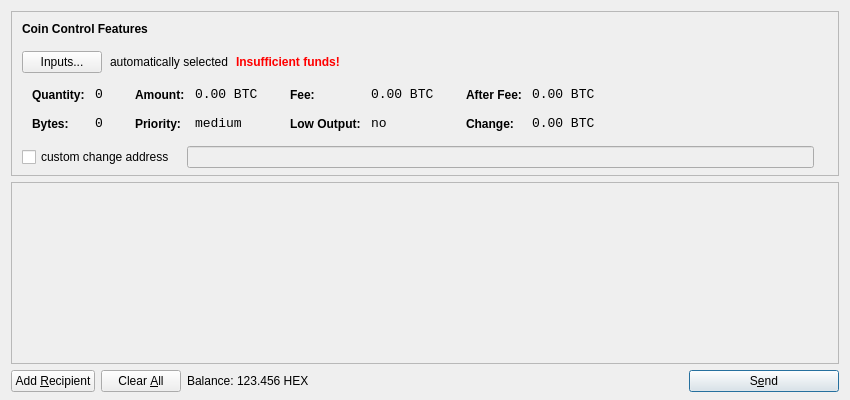
<?xml version="1.0" encoding="UTF-8"?>
<ui version="4.0">
 <class>SendCoinsDialog</class>
 <widget class="QDialog" name="SendCoinsDialog">
  <property name="geometry">
   <rect>
    <x>0</x>
    <y>0</y>
    <width>850</width>
    <height>400</height>
   </rect>
  </property>
  <property name="windowTitle">
   <string>Send Coins</string>
  </property>
  <layout class="QVBoxLayout" name="verticalLayout" stretch="0,1,0">
   <property name="bottomMargin">
    <number>8</number>
   </property>
   <item>
    <widget class="QFrame" name="frameCoinControl">
     <property name="sizePolicy">
      <sizepolicy hsizetype="Expanding" vsizetype="Expanding">
       <horstretch>0</horstretch>
       <verstretch>0</verstretch>
      </sizepolicy>
     </property>
     <property name="maximumSize">
      <size>
       <width>16777215</width>
       <height>16777215</height>
      </size>
     </property>
     <property name="frameShape">
      <enum>QFrame::StyledPanel</enum>
     </property>
     <property name="frameShadow">
      <enum>QFrame::Sunken</enum>
     </property>
     <layout class="QVBoxLayout" name="verticalLayoutCoinControl2">
      <property name="spacing">
       <number>-1</number>
      </property>
      <property name="leftMargin">
       <number>0</number>
      </property>
      <property name="topMargin">
       <number>0</number>
      </property>
      <property name="rightMargin">
       <number>0</number>
      </property>
      <property name="bottomMargin">
       <number>6</number>
      </property>
      <item>
       <layout class="QVBoxLayout" name="verticalLayoutCoinControl" stretch="0,0,0,0,1">
        <property name="spacing">
         <number>0</number>
        </property>
        <property name="leftMargin">
         <number>10</number>
        </property>
        <property name="topMargin">
         <number>10</number>
        </property>
        <item>
         <layout class="QHBoxLayout" name="horizontalLayoutCoinControl1">
          <property name="bottomMargin">
           <number>15</number>
          </property>
          <item>
           <widget class="QLabel" name="labelCoinControlFeatures">
            <property name="sizePolicy">
             <sizepolicy hsizetype="Preferred" vsizetype="Maximum">
              <horstretch>0</horstretch>
              <verstretch>0</verstretch>
             </sizepolicy>
            </property>
            <property name="font">
             <font>
              <weight>75</weight>
              <bold>true</bold>
             </font>
            </property>
            <property name="styleSheet">
             <string notr="true">font-weight:bold;</string>
            </property>
            <property name="text">
             <string>Coin Control Features</string>
            </property>
           </widget>
          </item>
         </layout>
        </item>
        <item>
         <layout class="QHBoxLayout" name="horizontalLayoutCoinControl2" stretch="0,0,0,0">
          <property name="spacing">
           <number>8</number>
          </property>
          <property name="bottomMargin">
           <number>10</number>
          </property>
          <item>
           <widget class="QPushButton" name="pushButtonCoinControl">
            <property name="styleSheet">
             <string notr="true"/>
            </property>
            <property name="text">
             <string>Inputs...</string>
            </property>
           </widget>
          </item>
          <item>
           <widget class="QLabel" name="labelCoinControlAutomaticallySelected">
            <property name="text">
             <string>automatically selected</string>
            </property>
            <property name="margin">
             <number>5</number>
            </property>
           </widget>
          </item>
          <item>
           <widget class="QLabel" name="labelCoinControlInsuffFunds">
            <property name="font">
             <font>
              <weight>75</weight>
              <bold>true</bold>
             </font>
            </property>
            <property name="styleSheet">
             <string notr="true">color:red;font-weight:bold;</string>
            </property>
            <property name="text">
             <string>Insufficient funds!</string>
            </property>
            <property name="margin">
             <number>5</number>
            </property>
           </widget>
          </item>
          <item>
           <spacer name="horizontalSpacerCoinControl">
            <property name="orientation">
             <enum>Qt::Horizontal</enum>
            </property>
            <property name="sizeHint" stdset="0">
             <size>
              <width>40</width>
              <height>1</height>
             </size>
            </property>
           </spacer>
          </item>
         </layout>
        </item>
        <item>
         <widget class="QWidget" name="widgetCoinControl" native="true">
          <property name="sizePolicy">
           <sizepolicy hsizetype="Preferred" vsizetype="Preferred">
            <horstretch>0</horstretch>
            <verstretch>0</verstretch>
           </sizepolicy>
          </property>
          <property name="minimumSize">
           <size>
            <width>0</width>
            <height>0</height>
           </size>
          </property>
          <property name="styleSheet">
           <string notr="true"/>
          </property>
          <layout class="QHBoxLayout" name="horizontalLayoutCoinControl5">
           <property name="margin">
            <number>0</number>
           </property>
           <item>
            <layout class="QHBoxLayout" name="horizontalLayoutCoinControl3" stretch="0,0,0,1">
             <property name="spacing">
              <number>20</number>
             </property>
             <property name="topMargin">
              <number>0</number>
             </property>
             <property name="bottomMargin">
              <number>10</number>
             </property>
             <item>
              <layout class="QFormLayout" name="formLayoutCoinControl1">
               <property name="horizontalSpacing">
                <number>10</number>
               </property>
               <property name="verticalSpacing">
                <number>14</number>
               </property>
               <property name="leftMargin">
                <number>10</number>
               </property>
               <property name="topMargin">
                <number>4</number>
               </property>
               <property name="rightMargin">
                <number>6</number>
               </property>
               <item row="0" column="0">
                <widget class="QLabel" name="labelCoinControlQuantityText">
                 <property name="styleSheet">
                  <string notr="true">font-weight:bold;</string>
                 </property>
                 <property name="text">
                  <string>Quantity:</string>
                 </property>
                 <property name="margin">
                  <number>0</number>
                 </property>
                </widget>
               </item>
               <item row="0" column="1">
                <widget class="QLabel" name="labelCoinControlQuantity">
                 <property name="font">
                  <font>
                   <family>Monospace</family>
                   <pointsize>10</pointsize>
                  </font>
                 </property>
                 <property name="cursor">
                  <cursorShape>IBeamCursor</cursorShape>
                 </property>
                 <property name="contextMenuPolicy">
                  <enum>Qt::ActionsContextMenu</enum>
                 </property>
                 <property name="text">
                  <string notr="true">0</string>
                 </property>
                 <property name="margin">
                  <number>0</number>
                 </property>
                 <property name="textInteractionFlags">
                  <set>Qt::LinksAccessibleByMouse|Qt::TextSelectableByKeyboard|Qt::TextSelectableByMouse</set>
                 </property>
                </widget>
               </item>
               <item row="1" column="0">
                <widget class="QLabel" name="labelCoinControlBytesText">
                 <property name="styleSheet">
                  <string notr="true">font-weight:bold;</string>
                 </property>
                 <property name="text">
                  <string>Bytes:</string>
                 </property>
                </widget>
               </item>
               <item row="1" column="1">
                <widget class="QLabel" name="labelCoinControlBytes">
                 <property name="font">
                  <font>
                   <family>Monospace</family>
                   <pointsize>10</pointsize>
                  </font>
                 </property>
                 <property name="cursor">
                  <cursorShape>IBeamCursor</cursorShape>
                 </property>
                 <property name="contextMenuPolicy">
                  <enum>Qt::ActionsContextMenu</enum>
                 </property>
                 <property name="text">
                  <string notr="true">0</string>
                 </property>
                 <property name="textInteractionFlags">
                  <set>Qt::LinksAccessibleByMouse|Qt::TextSelectableByKeyboard|Qt::TextSelectableByMouse</set>
                 </property>
                </widget>
               </item>
              </layout>
             </item>
             <item>
              <layout class="QFormLayout" name="formLayoutCoinControl2">
               <property name="horizontalSpacing">
                <number>10</number>
               </property>
               <property name="verticalSpacing">
                <number>14</number>
               </property>
               <property name="leftMargin">
                <number>6</number>
               </property>
               <property name="topMargin">
                <number>4</number>
               </property>
               <property name="rightMargin">
                <number>6</number>
               </property>
               <item row="0" column="0">
                <widget class="QLabel" name="labelCoinControlAmountText">
                 <property name="styleSheet">
                  <string notr="true">font-weight:bold;</string>
                 </property>
                 <property name="text">
                  <string>Amount:</string>
                 </property>
                 <property name="margin">
                  <number>0</number>
                 </property>
                </widget>
               </item>
               <item row="0" column="1">
                <widget class="QLabel" name="labelCoinControlAmount">
                 <property name="font">
                  <font>
                   <family>Monospace</family>
                   <pointsize>10</pointsize>
                  </font>
                 </property>
                 <property name="cursor">
                  <cursorShape>IBeamCursor</cursorShape>
                 </property>
                 <property name="contextMenuPolicy">
                  <enum>Qt::ActionsContextMenu</enum>
                 </property>
                 <property name="text">
                  <string notr="true">0.00 BTC</string>
                 </property>
                 <property name="textInteractionFlags">
                  <set>Qt::LinksAccessibleByMouse|Qt::TextSelectableByKeyboard|Qt::TextSelectableByMouse</set>
                 </property>
                </widget>
               </item>
               <item row="1" column="0">
                <widget class="QLabel" name="labelCoinControlPriorityText">
                 <property name="styleSheet">
                  <string notr="true">font-weight:bold;</string>
                 </property>
                 <property name="text">
                  <string>Priority:</string>
                 </property>
                </widget>
               </item>
               <item row="1" column="1">
                <widget class="QLabel" name="labelCoinControlPriority">
                 <property name="font">
                  <font>
                   <family>Monospace</family>
                   <pointsize>10</pointsize>
                  </font>
                 </property>
                 <property name="cursor">
                  <cursorShape>IBeamCursor</cursorShape>
                 </property>
                 <property name="contextMenuPolicy">
                  <enum>Qt::ActionsContextMenu</enum>
                 </property>
                 <property name="text">
                  <string>medium</string>
                 </property>
                 <property name="textInteractionFlags">
                  <set>Qt::LinksAccessibleByMouse|Qt::TextSelectableByKeyboard|Qt::TextSelectableByMouse</set>
                 </property>
                </widget>
               </item>
              </layout>
             </item>
             <item>
              <layout class="QFormLayout" name="formLayoutCoinControl3">
               <property name="horizontalSpacing">
                <number>10</number>
               </property>
               <property name="verticalSpacing">
                <number>14</number>
               </property>
               <property name="leftMargin">
                <number>6</number>
               </property>
               <property name="topMargin">
                <number>4</number>
               </property>
               <property name="rightMargin">
                <number>6</number>
               </property>
               <item row="0" column="0">
                <widget class="QLabel" name="labelCoinControlFeeText">
                 <property name="styleSheet">
                  <string notr="true">font-weight:bold;</string>
                 </property>
                 <property name="text">
                  <string>Fee:</string>
                 </property>
                 <property name="margin">
                  <number>0</number>
                 </property>
                </widget>
               </item>
               <item row="0" column="1">
                <widget class="QLabel" name="labelCoinControlFee">
                 <property name="font">
                  <font>
                   <family>Monospace</family>
                   <pointsize>10</pointsize>
                  </font>
                 </property>
                 <property name="cursor">
                  <cursorShape>IBeamCursor</cursorShape>
                 </property>
                 <property name="contextMenuPolicy">
                  <enum>Qt::ActionsContextMenu</enum>
                 </property>
                 <property name="text">
                  <string notr="true">0.00 BTC</string>
                 </property>
                 <property name="textInteractionFlags">
                  <set>Qt::LinksAccessibleByMouse|Qt::TextSelectableByKeyboard|Qt::TextSelectableByMouse</set>
                 </property>
                </widget>
               </item>
               <item row="1" column="0">
                <widget class="QLabel" name="labelCoinControlLowOutputText">
                 <property name="styleSheet">
                  <string notr="true">font-weight:bold;</string>
                 </property>
                 <property name="text">
                  <string>Low Output:</string>
                 </property>
                </widget>
               </item>
               <item row="1" column="1">
                <widget class="QLabel" name="labelCoinControlLowOutput">
                 <property name="font">
                  <font>
                   <family>Monospace</family>
                   <pointsize>10</pointsize>
                  </font>
                 </property>
                 <property name="cursor">
                  <cursorShape>IBeamCursor</cursorShape>
                 </property>
                 <property name="contextMenuPolicy">
                  <enum>Qt::ActionsContextMenu</enum>
                 </property>
                 <property name="text">
                  <string>no</string>
                 </property>
                 <property name="textInteractionFlags">
                  <set>Qt::LinksAccessibleByMouse|Qt::TextSelectableByKeyboard|Qt::TextSelectableByMouse</set>
                 </property>
                </widget>
               </item>
              </layout>
             </item>
             <item>
              <layout class="QFormLayout" name="formLayoutCoinControl4">
               <property name="horizontalSpacing">
                <number>10</number>
               </property>
               <property name="verticalSpacing">
                <number>14</number>
               </property>
               <property name="leftMargin">
                <number>6</number>
               </property>
               <property name="topMargin">
                <number>4</number>
               </property>
               <property name="rightMargin">
                <number>6</number>
               </property>
               <item row="0" column="0">
                <widget class="QLabel" name="labelCoinControlAfterFeeText">
                 <property name="styleSheet">
                  <string notr="true">font-weight:bold;</string>
                 </property>
                 <property name="text">
                  <string>After Fee:</string>
                 </property>
                 <property name="margin">
                  <number>0</number>
                 </property>
                </widget>
               </item>
               <item row="0" column="1">
                <widget class="QLabel" name="labelCoinControlAfterFee">
                 <property name="font">
                  <font>
                   <family>Monospace</family>
                   <pointsize>10</pointsize>
                  </font>
                 </property>
                 <property name="cursor">
                  <cursorShape>IBeamCursor</cursorShape>
                 </property>
                 <property name="contextMenuPolicy">
                  <enum>Qt::ActionsContextMenu</enum>
                 </property>
                 <property name="text">
                  <string notr="true">0.00 BTC</string>
                 </property>
                 <property name="textInteractionFlags">
                  <set>Qt::LinksAccessibleByMouse|Qt::TextSelectableByKeyboard|Qt::TextSelectableByMouse</set>
                 </property>
                </widget>
               </item>
               <item row="1" column="0">
                <widget class="QLabel" name="labelCoinControlChangeText">
                 <property name="styleSheet">
                  <string notr="true">font-weight:bold;</string>
                 </property>
                 <property name="text">
                  <string>Change:</string>
                 </property>
                </widget>
               </item>
               <item row="1" column="1">
                <widget class="QLabel" name="labelCoinControlChange">
                 <property name="font">
                  <font>
                   <family>Monospace</family>
                   <pointsize>10</pointsize>
                  </font>
                 </property>
                 <property name="cursor">
                  <cursorShape>IBeamCursor</cursorShape>
                 </property>
                 <property name="contextMenuPolicy">
                  <enum>Qt::ActionsContextMenu</enum>
                 </property>
                 <property name="text">
                  <string notr="true">0.00 BTC</string>
                 </property>
                 <property name="textInteractionFlags">
                  <set>Qt::LinksAccessibleByMouse|Qt::TextSelectableByKeyboard|Qt::TextSelectableByMouse</set>
                 </property>
                </widget>
               </item>
              </layout>
             </item>
            </layout>
           </item>
          </layout>
         </widget>
        </item>
        <item>
         <layout class="QHBoxLayout" name="horizontalLayoutCoinControl4" stretch="0,0,0">
          <property name="spacing">
           <number>12</number>
          </property>
          <property name="sizeConstraint">
           <enum>QLayout::SetDefaultConstraint</enum>
          </property>
          <property name="topMargin">
           <number>5</number>
          </property>
          <property name="rightMargin">
           <number>5</number>
          </property>
          <item>
           <widget class="QCheckBox" name="checkBoxCoinControlChange">
            <property name="text">
             <string>custom change address</string>
            </property>
           </widget>
          </item>
          <item>
           <widget class="QLineEdit" name="lineEditCoinControlChange">
            <property name="enabled">
             <bool>false</bool>
            </property>
            <property name="sizePolicy">
             <sizepolicy hsizetype="Expanding" vsizetype="Fixed">
              <horstretch>0</horstretch>
              <verstretch>0</verstretch>
             </sizepolicy>
            </property>
           </widget>
          </item>
          <item>
           <widget class="QLabel" name="labelCoinControlChangeLabel">
            <property name="sizePolicy">
             <sizepolicy hsizetype="Preferred" vsizetype="Expanding">
              <horstretch>0</horstretch>
              <verstretch>0</verstretch>
             </sizepolicy>
            </property>
            <property name="minimumSize">
             <size>
              <width>0</width>
              <height>0</height>
             </size>
            </property>
            <property name="text">
             <string/>
            </property>
            <property name="margin">
             <number>3</number>
            </property>
           </widget>
          </item>
         </layout>
        </item>
        <item>
         <spacer name="verticalSpacerCoinControl">
          <property name="orientation">
           <enum>Qt::Vertical</enum>
          </property>
          <property name="sizeHint" stdset="0">
           <size>
            <width>800</width>
            <height>1</height>
           </size>
          </property>
         </spacer>
        </item>
       </layout>
      </item>
     </layout>
    </widget>
   </item>
   <item>
    <widget class="QScrollArea" name="scrollArea">
     <property name="widgetResizable">
      <bool>true</bool>
     </property>
     <widget class="QWidget" name="scrollAreaWidgetContents">
      <property name="geometry">
       <rect>
        <x>0</x>
        <y>0</y>
        <width>830</width>
        <height>165</height>
       </rect>
      </property>
      <layout class="QVBoxLayout" name="verticalLayout_2">
       <property name="margin">
        <number>0</number>
       </property>
       <item>
        <layout class="QVBoxLayout" name="entries">
         <property name="spacing">
          <number>6</number>
         </property>
        </layout>
       </item>
       <item>
        <spacer name="verticalSpacer">
         <property name="orientation">
          <enum>Qt::Vertical</enum>
         </property>
         <property name="sizeHint" stdset="0">
          <size>
           <width>20</width>
           <height>40</height>
          </size>
         </property>
        </spacer>
       </item>
      </layout>
     </widget>
    </widget>
   </item>
   <item>
    <layout class="QHBoxLayout" name="horizontalLayout">
     <item>
      <widget class="QPushButton" name="addButton">
       <property name="toolTip">
        <string>Send to multiple recipients at once</string>
       </property>
       <property name="text">
        <string>Add &amp;Recipient</string>
       </property>
       <property name="icon">
        <iconset resource="../bitcoin.qrc">
         <normaloff>:/icons/add</normaloff>:/icons/add</iconset>
       </property>
       <property name="autoDefault">
        <bool>false</bool>
       </property>
      </widget>
     </item>
     <item>
      <widget class="QPushButton" name="clearButton">
       <property name="sizePolicy">
        <sizepolicy hsizetype="Minimum" vsizetype="Fixed">
         <horstretch>0</horstretch>
         <verstretch>0</verstretch>
        </sizepolicy>
       </property>
       <property name="toolTip">
        <string>Remove all transaction fields</string>
       </property>
       <property name="text">
        <string>Clear &amp;All</string>
       </property>
       <property name="icon">
        <iconset resource="../bitcoin.qrc">
         <normaloff>:/icons/remove</normaloff>:/icons/remove</iconset>
       </property>
       <property name="autoRepeatDelay">
        <number>300</number>
       </property>
       <property name="autoDefault">
        <bool>false</bool>
       </property>
      </widget>
     </item>
     <item>
      <layout class="QHBoxLayout" name="horizontalLayout_2">
       <property name="spacing">
        <number>3</number>
       </property>
       <item>
        <widget class="QLabel" name="label">
         <property name="text">
          <string>Balance:</string>
         </property>
        </widget>
       </item>
       <item>
        <widget class="QLabel" name="labelBalance">
         <property name="cursor">
          <cursorShape>IBeamCursor</cursorShape>
         </property>
         <property name="text">
          <string>123.456 HEX</string>
         </property>
         <property name="textInteractionFlags">
          <set>Qt::LinksAccessibleByMouse|Qt::TextSelectableByKeyboard|Qt::TextSelectableByMouse</set>
         </property>
        </widget>
       </item>
      </layout>
     </item>
     <item>
      <spacer name="horizontalSpacer">
       <property name="orientation">
        <enum>Qt::Horizontal</enum>
       </property>
       <property name="sizeHint" stdset="0">
        <size>
         <width>40</width>
         <height>20</height>
        </size>
       </property>
      </spacer>
     </item>
     <item>
      <widget class="QPushButton" name="sendButton">
       <property name="minimumSize">
        <size>
         <width>150</width>
         <height>0</height>
        </size>
       </property>
       <property name="toolTip">
        <string>Confirm the send action</string>
       </property>
       <property name="text">
        <string>S&amp;end</string>
       </property>
       <property name="icon">
        <iconset resource="../bitcoin.qrc">
         <normaloff>:/icons/send</normaloff>:/icons/send</iconset>
       </property>
       <property name="default">
        <bool>true</bool>
       </property>
      </widget>
     </item>
    </layout>
   </item>
  </layout>
 </widget>
 <resources>
  <include location="../bitcoin.qrc"/>
 </resources>
 <connections/>
</ui>
